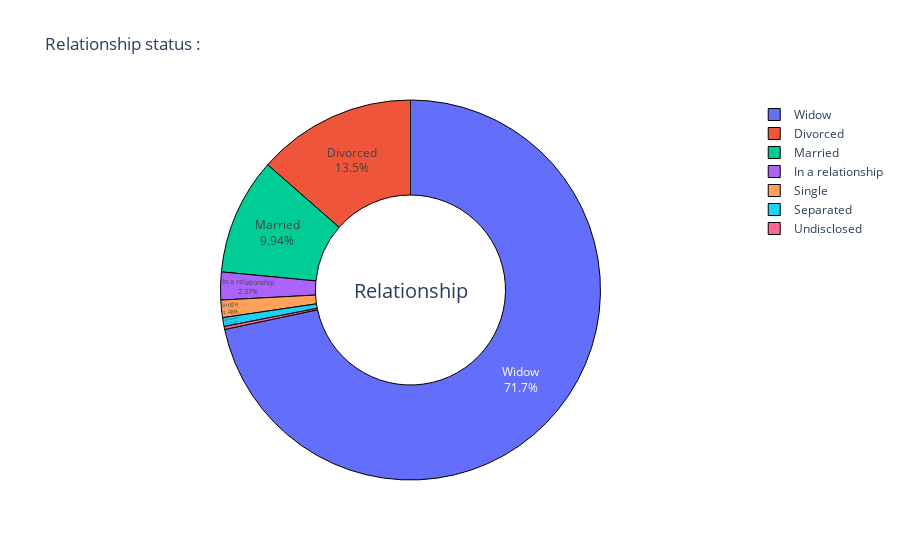

The code cell stored with this chart in its notebook:
### Code cell
fig = go.Figure(
    data = [
        go.Pie(
            labels = df.marital_status.dropna().unique(), 
            values = df.marital_status.value_counts().dropna(), 
            textinfo='percent + label', 
            textposition='inside',
            marker=dict(line=dict(color='#000000', width=1)),
            hole = 0.5
        )
    ]
)
fig.update_layout(
    title_text="Relationship status : ",
    annotations=[dict(text='Relationship', x=0.5, y=0.5, font_size=20, showarrow=False)])
fig.show()

### Figure 1 — Plotly figure (JSON) as saved in the notebook; plotly's stock layout.template omitted (floating-point values rounded to 4 significant figures)
{"data": [{"hole": 0.5, "labels": ["Widow", "Divorced", "Married", "In a relationship", "Single", "Separated", "Undisclosed"], "marker": {"line": {"color": "#000000", "width": 1}}, "textinfo": "percent+label", "textposition": "inside", "type": "pie", "values": [13778, 2603, 1911, 455, 285, 145, 48]}], "layout": {"annotations": [{"font": {"size": 20}, "showarrow": false, "text": "Relationship", "x": 0.5, "y": 0.5}], "title": {"text": "Relationship status : "}}}
